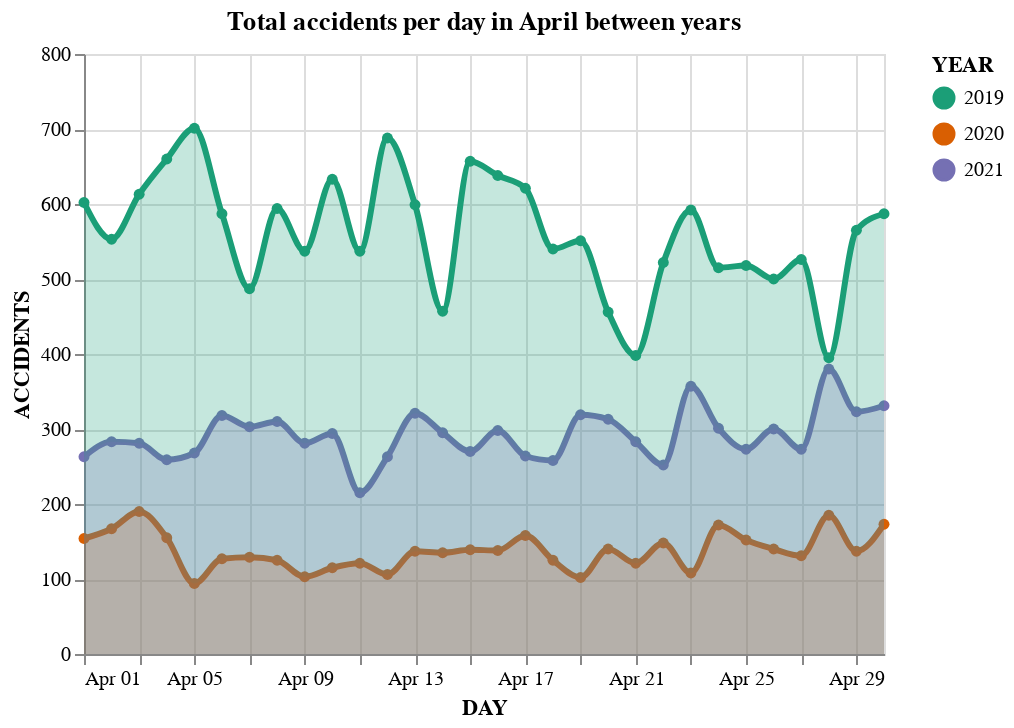

Write notebook code for a chart like this one.
### Markdown cell above
Provem a fer modificacions en el primer gràfic, ja que contesta part de les 2 primeres preguntes

### Code cell
baseTotalAccidents = alt.Chart(count_by_day).encode(
    x=alt.X('monthdate(CRASH DATE):T', title='DAY'),
    y=alt.Y('ACCIDENTS:Q', stack=False),
    color=alt.Color('year(CRASH DATE):N', legend=alt.Legend(title='YEAR'), scale=alt.Scale(scheme='dark2')) 
)
chartTotalAccidents = baseTotalAccidents.mark_line(
    strokeWidth=3, opacity=1,interpolate='monotone', point=True
) + baseTotalAccidents.mark_area(
    opacity=0.25, interpolate='monotone'
) 
chartTotalAccidents.properties(title = "Total accidents per day in April between years")

### Figure 1 — Vega-Lite specification as saved in the notebook (floating-point values rounded to 4 significant figures)
{"config": {"view": {"continuousWidth": 400, "continuousHeight": 300}}, "layer": [{"mark": {"type": "line", "interpolate": "monotone", "opacity": 1, "point": true, "strokeWidth": 3}, "encoding": {"color": {"field": "CRASH DATE", "legend": {"title": "YEAR"}, "scale": {"scheme": "dark2"}, "timeUnit": "year", "type": "nominal"}, "x": {"field": "CRASH DATE", "timeUnit": "monthdate", "title": "DAY", "type": "temporal"}, "y": {"field": "ACCIDENTS", "stack": false, "type": "quantitative"}}}, {"mark": {"type": "area", "interpolate": "monotone", "opacity": 0.25}, "encoding": {"color": {"field": "CRASH DATE", "legend": {"title": "YEAR"}, "scale": {"scheme": "dark2"}, "timeUnit": "year", "type": "nominal"}, "x": {"field": "CRASH DATE", "timeUnit": "monthdate", "title": "DAY", "type": "temporal"}, "y": {"field": "ACCIDENTS", "stack": false, "type": "quantitative"}}}], "data": {"name": "data-df7831f4fd4fb221ee03d247ff814ce4"}, "title": "Total accidents per day in April between years", "$schema": "https://vega.github.io/schema/vega-lite/v4.17.0.json", "datasets": {"data-df7831f4fd4fb221ee03d247ff814ce4": [{"CRASH DATE": "2019-04-01", "ACCIDENTS": 602}, {"CRASH DATE": "2019-04-02", "ACCIDENTS": 553}, {"CRASH DATE": "2019-04-03", "ACCIDENTS": 613}, {"CRASH DATE": "2019-04-04", "ACCIDENTS": 660}, {"CRASH DATE": "2019-04-05", "ACCIDENTS": 701}, {"CRASH DATE": "2019-04-06", "ACCIDENTS": 587}, {"CRASH DATE": "2019-04-07", "ACCIDENTS": 487}, {"CRASH DATE": "2019-04-08", "ACCIDENTS": 594}, {"CRASH DATE": "2019-04-09", "ACCIDENTS": 537}, {"CRASH DATE": "2019-04-10", "ACCIDENTS": 633}, {"CRASH DATE": "2019-04-11", "ACCIDENTS": 537}, {"CRASH DATE": "2019-04-12", "ACCIDENTS": 688}, {"CRASH DATE": "2019-04-13", "ACCIDENTS": 599}, {"CRASH DATE": "2019-04-14", "ACCIDENTS": 457}, {"CRASH DATE": "2019-04-15", "ACCIDENTS": 657}, {"CRASH DATE": "2019-04-16", "ACCIDENTS": 638}, {"CRASH DATE": "2019-04-17", "ACCIDENTS": 621}, {"CRASH DATE": "2019-04-18", "ACCIDENTS": 540}, {"CRASH DATE": "2019-04-19", "ACCIDENTS": 551}, {"CRASH DATE": "2019-04-20", "ACCIDENTS": 456}, {"CRASH DATE": "2019-04-21", "ACCIDENTS": 398}, {"CRASH DATE": "2019-04-22", "ACCIDENTS": 522}, {"CRASH DATE": "2019-04-23", "ACCIDENTS": 592}, {"CRASH DATE": "2019-04-24", "ACCIDENTS": 515}, {"CRASH DATE": "2019-04-25", "ACCIDENTS": 518}, {"CRASH DATE": "2019-04-26", "ACCIDENTS": 500}, {"CRASH DATE": "2019-04-27", "ACCIDENTS": 526}, {"CRASH DATE": "2019-04-28", "ACCIDENTS": 395}, {"CRASH DATE": "2019-04-29", "ACCIDENTS": 565}, {"CRASH DATE": "2019-04-30", "ACCIDENTS": 587}, {"CRASH DATE": "2020-04-01", "ACCIDENTS": 154}, {"CRASH DATE": "2020-04-02", "ACCIDENTS": 167}, {"CRASH DATE": "2020-04-03", "ACCIDENTS": 190}, {"CRASH DATE": "2020-04-04", "ACCIDENTS": 155}, {"CRASH DATE": "2020-04-05", "ACCIDENTS": 94}, {"CRASH DATE": "2020-04-06", "ACCIDENTS": 127}, {"CRASH DATE": "2020-04-07", "ACCIDENTS": 129}, {"CRASH DATE": "2020-04-08", "ACCIDENTS": 125}, {"CRASH DATE": "2020-04-09", "ACCIDENTS": 103}, {"CRASH DATE": "2020-04-10", "ACCIDENTS": 115}, {"CRASH DATE": "2020-04-11", "ACCIDENTS": 121}, {"CRASH DATE": "2020-04-12", "ACCIDENTS": 106}, {"CRASH DATE": "2020-04-13", "ACCIDENTS": 137}, {"CRASH DATE": "2020-04-14", "ACCIDENTS": 135}, {"CRASH DATE": "2020-04-15", "ACCIDENTS": 139}, {"CRASH DATE": "2020-04-16", "ACCIDENTS": 138}, {"CRASH DATE": "2020-04-17", "ACCIDENTS": 158}, {"CRASH DATE": "2020-04-18", "ACCIDENTS": 125}, {"CRASH DATE": "2020-04-19", "ACCIDENTS": 102}, {"CRASH DATE": "2020-04-20", "ACCIDENTS": 140}, {"CRASH DATE": "2020-04-21", "ACCIDENTS": 121}, {"CRASH DATE": "2020-04-22", "ACCIDENTS": 148}, {"CRASH DATE": "2020-04-23", "ACCIDENTS": 108}, {"CRASH DATE": "2020-04-24", "ACCIDENTS": 172}, {"CRASH DATE": "2020-04-25", "ACCIDENTS": 152}, {"CRASH DATE": "2020-04-26", "ACCIDENTS": 140}, {"CRASH DATE": "2020-04-27", "ACCIDENTS": 131}, {"CRASH DATE": "2020-04-28", "ACCIDENTS": 185}, {"CRASH DATE": "2020-04-29", "ACCIDENTS": 137}, {"CRASH DATE": "2020-04-30", "ACCIDENTS": 173}, {"CRASH DATE": "2021-04-01", "ACCIDENTS": 263}, {"CRASH DATE": "2021-04-02", "ACCIDENTS": 283}, {"CRASH DATE": "2021-04-03", "ACCIDENTS": 281}, {"CRASH DATE": "2021-04-04", "ACCIDENTS": 259}, {"CRASH DATE": "2021-04-05", "ACCIDENTS": 268}, {"CRASH DATE": "2021-04-06", "ACCIDENTS": 318}, {"CRASH DATE": "2021-04-07", "ACCIDENTS": 303}, {"CRASH DATE": "2021-04-08", "ACCIDENTS": 310}, {"CRASH DATE": "2021-04-09", "ACCIDENTS": 281}, {"CRASH DATE": "2021-04-10", "ACCIDENTS": 294}, {"CRASH DATE": "2021-04-11", "ACCIDENTS": 215}, {"CRASH DATE": "2021-04-12", "ACCIDENTS": 263}, {"CRASH DATE": "2021-04-13", "ACCIDENTS": 321}, {"CRASH DATE": "2021-04-14", "ACCIDENTS": 295}, {"CRASH DATE": "2021-04-15", "ACCIDENTS": 270}, {"CRASH DATE": "2021-04-16", "ACCIDENTS": 298}, {"CRASH DATE": "2021-04-17", "ACCIDENTS": 264}, {"CRASH DATE": "2021-04-18", "ACCIDENTS": 258}, {"CRASH DATE": "2021-04-19", "ACCIDENTS": 319}, {"CRASH DATE": "2021-04-20", "ACCIDENTS": 313}, {"CRASH DATE": "2021-04-21", "ACCIDENTS": 283}, {"CRASH DATE": "2021-04-22", "ACCIDENTS": 252}, {"CRASH DATE": "2021-04-23", "ACCIDENTS": 357}, {"CRASH DATE": "2021-04-24", "ACCIDENTS": 301}, {"CRASH DATE": "2021-04-25", "ACCIDENTS": 273}, {"CRASH DATE": "2021-04-26", "ACCIDENTS": 300}, {"CRASH DATE": "2021-04-27", "ACCIDENTS": 273}, {"CRASH DATE": "2021-04-28", "ACCIDENTS": 380}, {"CRASH DATE": "2021-04-29", "ACCIDENTS": 323}, {"CRASH DATE": "2021-04-30", "ACCIDENTS": 331}]}}
